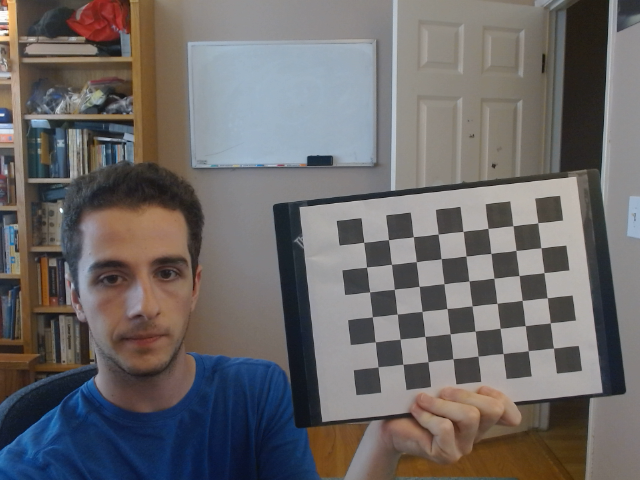
#> input picture calibration_data/img0.png, 640 x 480 px; its folder holds only this picture in this run
$ python calibrationTest.py
#> lines starting #> are read from the running program, lines starting #| are printed output that depends on the picture; after the words box and inside, x2 and y2 are one past the last pixel; in counts of white or black regions, pixels touching at a corner belong together
import numpy as np
import cv2 as cv
import glob

square_size_mm = 25

# termination criteria
criteria = (cv.TERM_CRITERIA_EPS + cv.TERM_CRITERIA_MAX_ITER, 30, 0.001)

# prepare object points, like (0,0,0), (1,0,0), (2,0,0) ....,(6,6,0)
objp = np.zeros((8*6, 3), np.float32)
objp[:,:2] = np.mgrid[0:8,0:6].T.reshape(-1,2) * square_size_mm

# Arrays to store object points and image points from all the images.
objpoints = [] # 3d point in real world space
imgpoints = [] # 2d points in image plane.

images = glob.glob('calibration_data/*.png')

for fname in images:
    img = cv.imread(fname)
#> img is the input picture: shape (480, 640, 3); mean B, G, R 104.4, 104.4, 107.8
    gray = cv.cvtColor(img, cv.COLOR_BGR2GRAY)
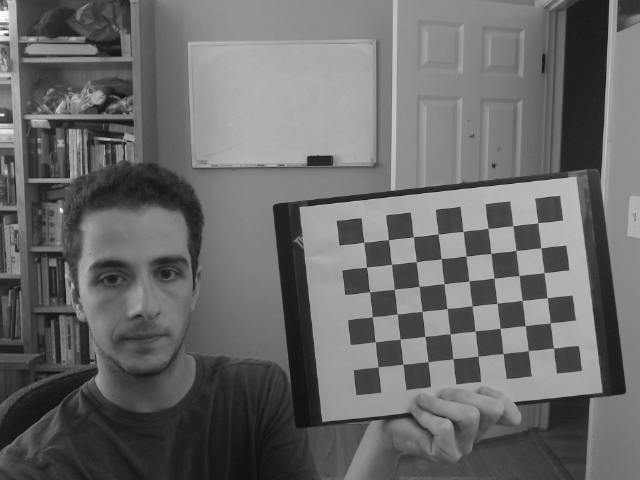
#> gray: shape (480, 640); min 13, max 252, mean 105.4

    # Find the chess board corners
    ret, corners = cv.findChessboardCorners(gray, (8,6), None)
#> ret = True; corners = 48 rows, first 8: [363.6, 242.3], [388.4, 239.7], [413.4, 236.6], [438.2, 234.1], [463, 231.5], [487.9, 228.4], [513, 225.7], [537.7, 222.7]

    # If found, add object points, image points (after refining them)
    if ret == True:
        objpoints.append(objp)

        corners2 = cv.cornerSubPix(gray, corners, (11,11), (-1,-1), criteria)
#> corners2 = 48 rows, first 8: [363.7, 242.3], [388.4, 239.7], [413.3, 236.7], [438.2, 234.1], [463.1, 231.4], [488, 228.4], [512.9, 225.7], [537.8, 222.8]
        imgpoints.append(corners2)

        # Draw and display the corners
        cv.drawChessboardCorners(img, (8,6), corners2, ret)
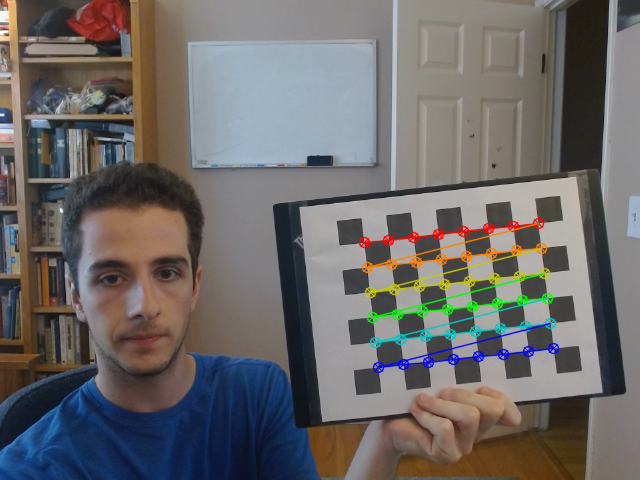
#> img: shape (480, 640, 3); 3.03% of pixels changed, all inside (x1, y1, x2, y2) = (358, 217, 560, 374)
        cv.imshow('img', img)
        cv.waitKey(500)

cv.destroyAllWindows()

$ run again, on calibration_data/img12.png
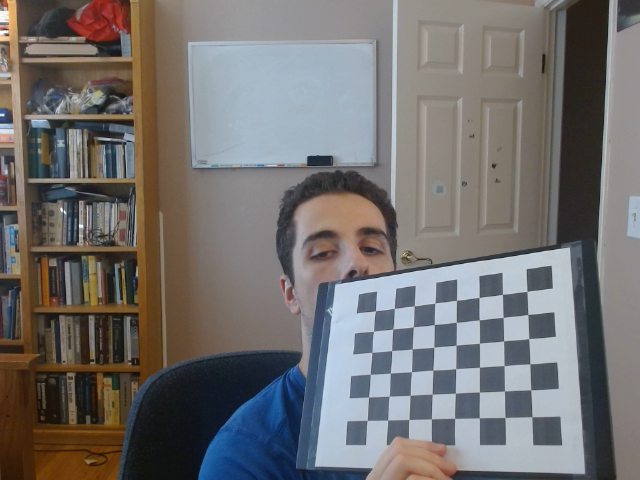
#> input picture calibration_data/img12.png, 640 x 480 px
#> img is the input picture: shape (480, 640, 3); mean B, G, R 110.5, 111.5, 114.2
#> `gray = cv.cvtColor(img, cv.COLOR_BGR2GRAY)`:
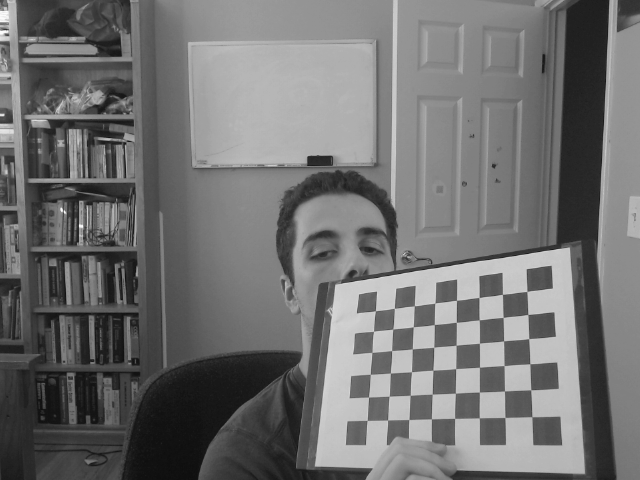
#> gray: shape (480, 640); min 12, max 252, mean 112.2
#> ret = True; corners = 48 rows, first 8: [375.5, 310.7], [394.3, 308.3], [414.4, 305.7], [434.9, 303.1], [456.5, 300.3], [479, 297.5], [502.4, 294.3], [526.9, 291.5]
#> corners2 = 48 rows, first 8: [375.4, 310.8], [394.2, 308.4], [414.2, 305.8], [434.9, 303], [456.5, 300.3], [479.1, 297.4], [502.4, 294.4], [526.9, 291.3]
#> `cv.drawChessboardCorners(img, (8,6), corners2, ret)`:
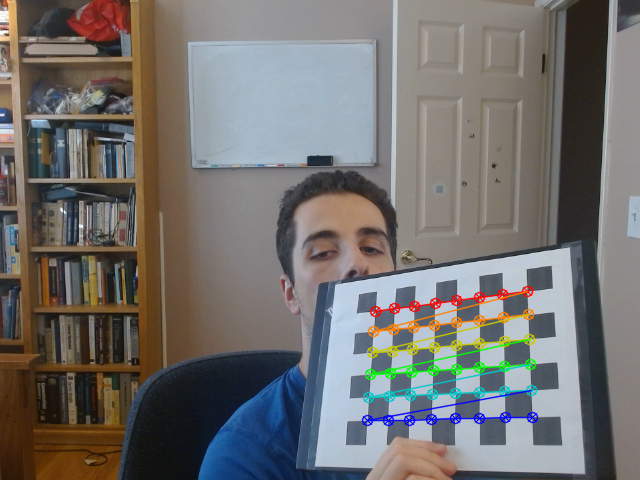
#> img: shape (480, 640, 3); 2.86% of pixels changed, all inside (x1, y1, x2, y2) = (361, 285, 539, 427)

$ run again, on calibration_data/img13.png
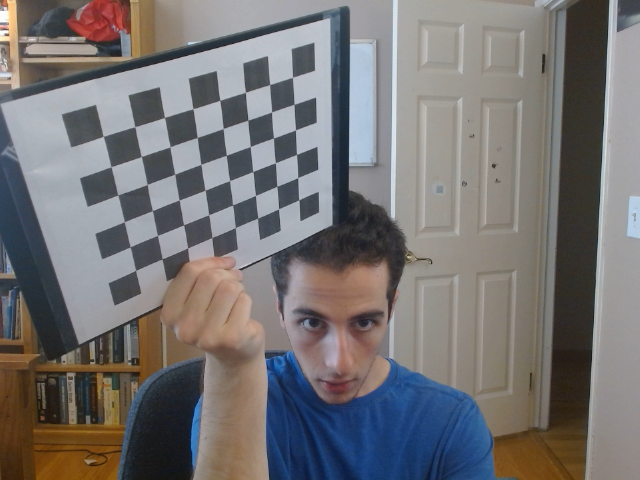
#> input picture calibration_data/img13.png, 640 x 480 px
#> img is the input picture: shape (480, 640, 3); mean B, G, R 115.2, 115, 117.7
#> `gray = cv.cvtColor(img, cv.COLOR_BGR2GRAY)`:
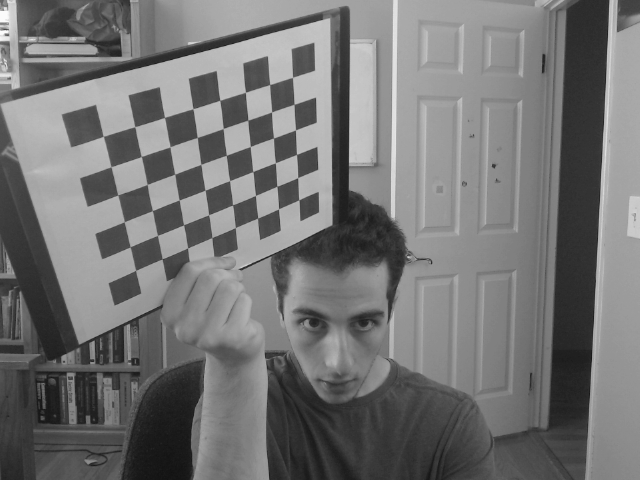
#> gray: shape (480, 640); min 17, max 252, mean 115.9
#> ret = True; corners = 48 rows, first 8: [103.3, 136.2], [134.7, 126.7], [164.5, 117.5], [192.8, 108.7], [219.8, 100.2], [245.5, 92.26], [269.7, 84.44], [292.5, 77.43]
#> corners2 = 48 rows, first 8: [103.3, 136.4], [134.9, 126.7], [164.6, 117.4], [193, 108.7], [219.7, 100.4], [245.5, 92.34], [269.7, 84.59], [292.5, 77.31]
#> `cv.drawChessboardCorners(img, (8,6), corners2, ret)`:
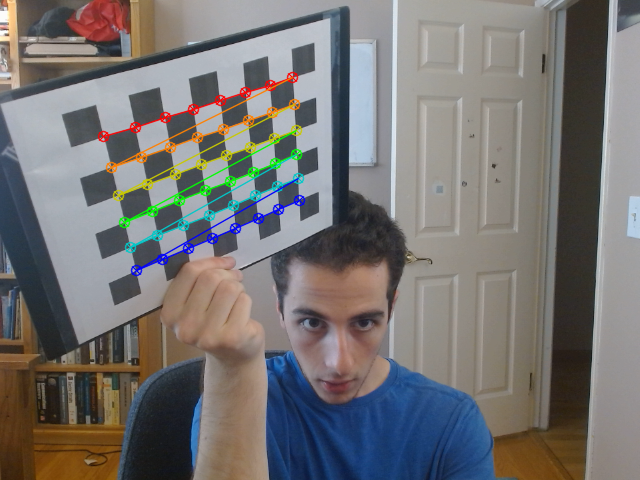
#> img: shape (480, 640, 3); 3.04% of pixels changed, all inside (x1, y1, x2, y2) = (97, 71, 306, 277)

$ run again, on calibration_data/img14.png
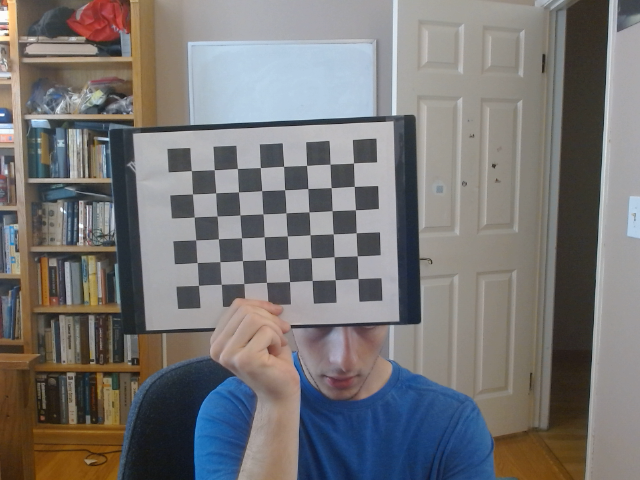
#> input picture calibration_data/img14.png, 640 x 480 px
#> img is the input picture: shape (480, 640, 3); mean B, G, R 117.1, 117.2, 119.1
#> `gray = cv.cvtColor(img, cv.COLOR_BGR2GRAY)`:
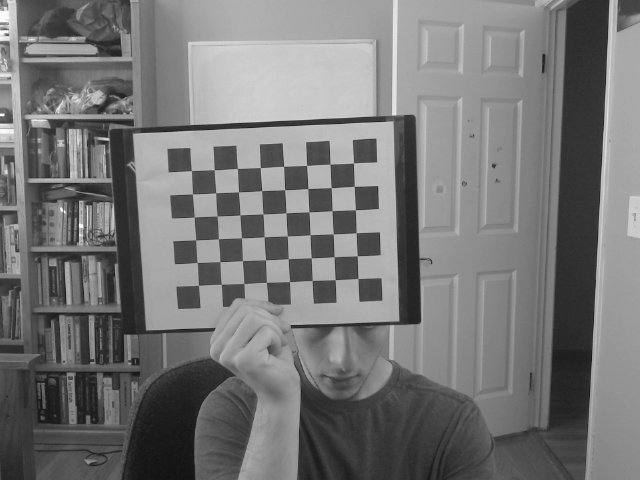
#> gray: shape (480, 640); min 17, max 252, mean 117.8
#> ret = True; corners = 48 rows, first 8: [191.4, 170.6], [214.3, 169.6], [237.4, 168.5], [260.5, 167.6], [283.6, 166.4], [306.5, 165.4], [330, 164.2], [353.5, 163]
#> corners2 = 48 rows, first 8: [191.4, 170.6], [214.2, 169.8], [237.4, 168.4], [260.3, 167.6], [283.7, 166.3], [306.5, 165.4], [330, 164.1], [353.5, 162.9]
#> `cv.drawChessboardCorners(img, (8,6), corners2, ret)`:
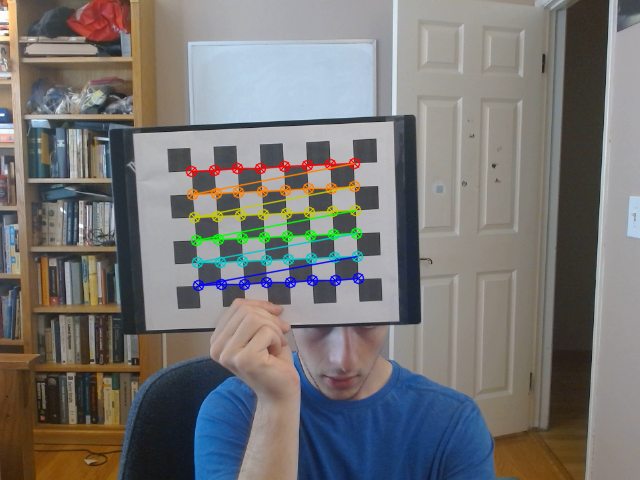
#> img: shape (480, 640, 3); 2.88% of pixels changed, all inside (x1, y1, x2, y2) = (185, 157, 365, 292)

$ run again, on calibration_data/img1.png
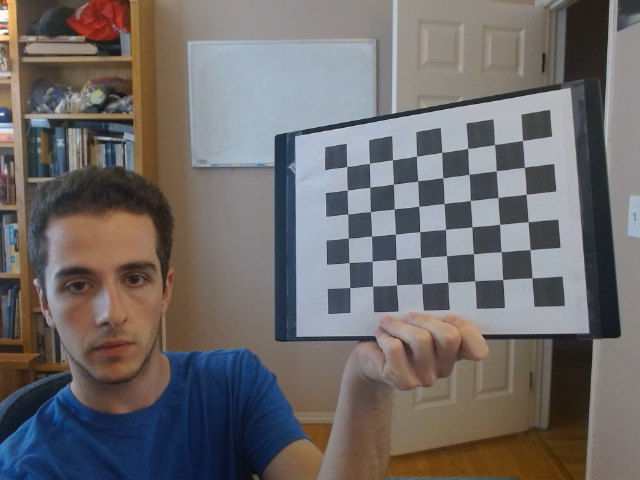
#> input picture calibration_data/img1.png, 640 x 480 px
#> img is the input picture: shape (480, 640, 3); mean B, G, R 105.6, 106.1, 110.2
#> `gray = cv.cvtColor(img, cv.COLOR_BGR2GRAY)`:
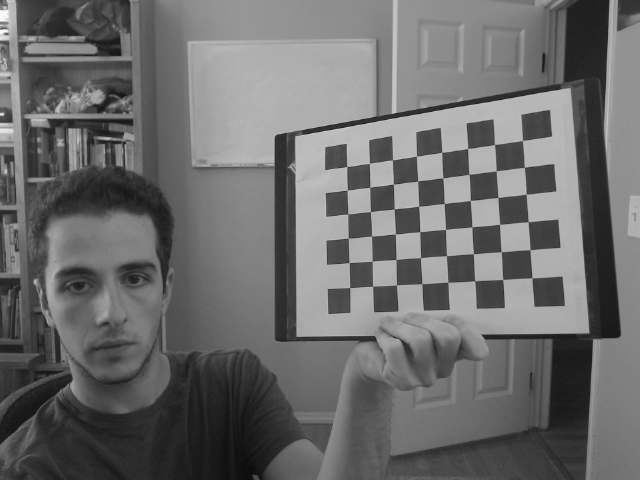
#> gray: shape (480, 640); min 12, max 252, mean 107.2
#> ret = True; corners = 48 rows, first 8: [346.8, 166.5], [369.4, 163.4], [392.5, 159.8], [416.5, 156.1], [441.7, 152.3], [467.6, 148.4], [494.5, 144.4], [522.5, 140.4]
#> corners2 = 48 rows, first 8: [346.7, 166.6], [369.4, 163.2], [392.4, 159.8], [416.5, 156.2], [441.8, 152.5], [467.7, 148.6], [494.5, 144.6], [522.5, 140.6]
#> `cv.drawChessboardCorners(img, (8,6), corners2, ret)`:
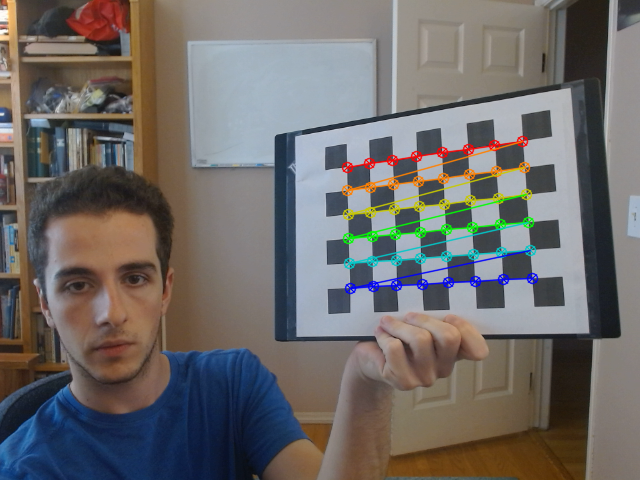
#> img: shape (480, 640, 3); 3.08% of pixels changed, all inside (x1, y1, x2, y2) = (341, 135, 539, 295)
